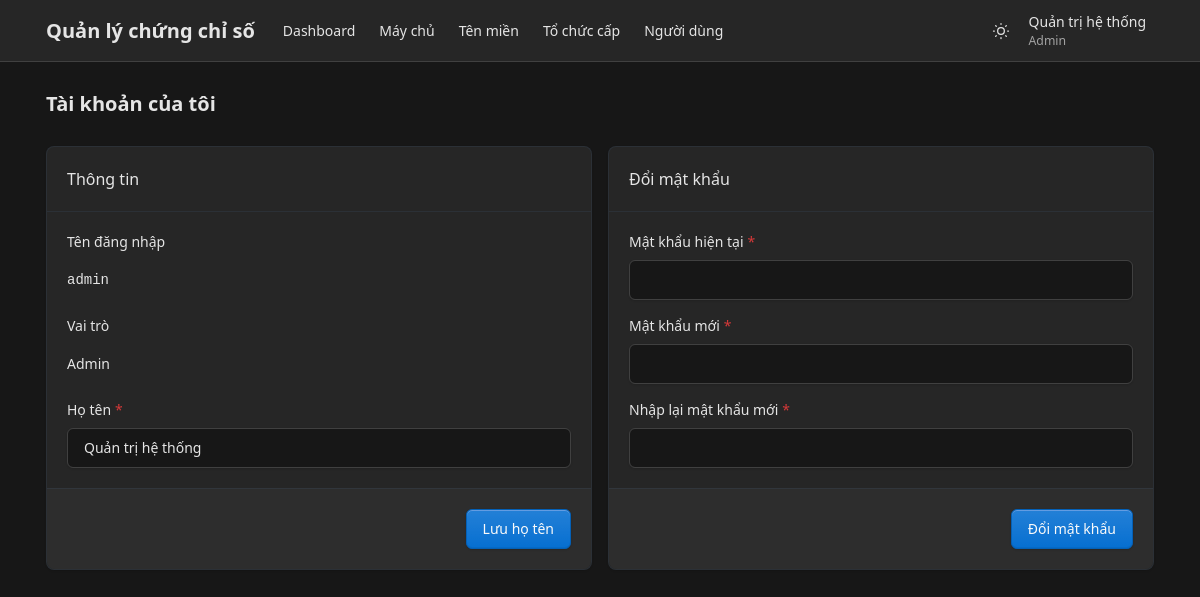
/admin/tai_khoan.php (signed in), run on the app's committed database.
### tables this page shows
CREATE TABLE users (
    id INT UNSIGNED AUTO_INCREMENT PRIMARY KEY,
    username VARCHAR(50) NOT NULL UNIQUE,
    password_hash VARCHAR(255) NOT NULL,
    full_name VARCHAR(100) NOT NULL,
    role_id INT UNSIGNED NOT NULL,
    is_locked TINYINT(1) NOT NULL DEFAULT 0,  
     
    failed_logins TINYINT UNSIGNED NOT NULL DEFAULT 0,
    locked_until DATETIME NULL,
    CONSTRAINT fk_users_role FOREIGN KEY (role_id) REFERENCES roles (id) ON DELETE RESTRICT
);

CREATE TABLE roles (
    id INT UNSIGNED AUTO_INCREMENT PRIMARY KEY,
    name VARCHAR(50) NOT NULL UNIQUE
);

### src/khoi_dong.php (called while the page is built, shortened)
<?php
require_once __DIR__ . '/../config/db.php';
require_once __DIR__ . '/auth.php';
function e(?string $chuoi): string
{
    return htmlspecialchars((string) $chuoi, ENT_QUOTES, 'UTF-8');
}
function url(string $duongDan): string
{
    $thuMucPublic = str_replace('\\', '/', realpath(__DIR__ . '/../public'));
    $gocWeb = str_replace('\\', '/', realpath($_SERVER['DOCUMENT_ROOT']));
    return substr($thuMucPublic, strlen($gocWeb)) . '/' . $duongDan;
}

### src/auth.php (called while the page is built, shortened)
<?php
function nguoiDungHienTai(PDO $pdo): ?array
{
    $cau = $pdo->prepare('SELECT u.id, u.username, u.full_name, r.name AS role_name
                          FROM users u JOIN roles r ON r.id = u.role_id
                          WHERE u.id = ? AND u.is_locked = 0');
    $cau->execute([$_SESSION['user_id']]);
    return $cau->fetch() ?: null;
}
function laAdmin(array $nguoi): bool
{
    return $nguoi['role_name'] === VAI_TRO_ADMIN;
}
function yeuCauDangNhap(PDO $pdo): array
{
    $nguoi = nguoiDungHienTai($pdo);
    return $nguoi;
}

### public/admin/tai_khoan.php (the view, shortened to what this page needs)
<?php
require __DIR__ . '/../../src/khoi_dong.php';
require __DIR__ . '/../../src/nguoi_dung.php';
$pdo = ketNoiCsdl();
$nguoi = yeuCauDangNhap($pdo);
$loi = [];
$hoTen = $nguoi['full_name'];
require __DIR__ . '/../../views/dau_trang.php';
?>
<div class="page-header d-print-none">
    <div class="container-xl">
        <h1 class="page-title">Tài khoản của tôi</h1>
    </div>
</div>
<div class="page-body">
    <div class="container-xl">
        <div class="row row-cards">
            <div class="col-lg-6">
                <form class="card" method="post" action="<?= e(url('admin/tai_khoan.php')) ?>" data-kiem-tra novalidate>
                    <div class="card-header"><h2 class="card-title">Thông tin</h2></div>
                    <div class="card-body">
                        <div class="mb-3">
                            <label class="form-label">Tên đăng nhập</label>
                            <div class="form-control-plaintext ma-so"><?= e($nguoi['username']) ?></div>
                        </div>
                        <div class="mb-3">
                            <label class="form-label">Vai trò</label>
                            <div class="form-control-plaintext"><?= e($nguoi['role_name']) ?></div>
                        </div>
                        <div>
                            <label class="form-label required" for="full_name">Họ tên</label>
                            <input class="form-control <?= isset($loi['full_name']) ? 'is-invalid' : '' ?>" id="full_name" name="full_name"
                                   value="<?= e($hoTen) ?>" required maxlength="100">
                        </div>
                    </div>
                    <div class="card-footer text-end">
                        <button type="submit" class="btn btn-primary">Lưu họ tên</button>
                    </div>
                </form>
            </div>
            <div class="col-lg-6">
                <form class="card" method="post" action="<?= e(url('admin/tai_khoan.php')) ?>" data-kiem-tra novalidate>
                    <div class="card-header"><h2 class="card-title">Đổi mật khẩu</h2></div>
                    <div class="card-body">
                        <div class="mb-3">
                            <label class="form-label required" for="password_cu">Mật khẩu hiện tại</label>
                            <input class="form-control <?= isset($loi['password_cu']) ? 'is-invalid' : '' ?>" id="password_cu" name="password_cu"
                                   type="password" required autocomplete="current-password">
                        </div>
                        <div class="mb-3">
                            <label class="form-label required" for="password">Mật khẩu mới</label>
                            <input class="form-control <?= isset($loi['password']) ? 'is-invalid' : '' ?>" id="password" name="password"
                                   type="password" required minlength="8" autocomplete="new-password">
                        </div>
                        <div>
                            <label class="form-label required" for="password2">Nhập lại mật khẩu mới</label>
                            <input class="form-control" id="password2" name="password2" type="password" required
                                   data-giong="password" autocomplete="new-password">
                        </div>
                    </div>
                    <div class="card-footer text-end">
                        <button type="submit" class="btn btn-primary">Đổi mật khẩu</button>
                    </div>
                </form>
            </div>
        </div>
    </div>
</div>
<?php require __DIR__ . '/../../views/cuoi_trang.php'; ?>

### views/dau_trang.php (shortened to what this page needs)
<?php
$nguoi ??= null;
$trangHienTai ??= '';
$coThanhRieng ??= false;
$nutGiaoDien = <<<'HTML'
<button type="button" class="nav-link px-2 bg-transparent border-0" data-doi-giao-dien
        title="Đổi giao diện sáng/tối" aria-label="Đổi giao diện sáng/tối">
    <svg class="icon hide-theme-dark" xmlns="http://www.w3.org/2000/svg" width="24" height="24" viewBox="0 0 24 24" fill="none" stroke="currentColor" stroke-width="2" stroke-linecap="round" stroke-linejoin="round" aria-hidden="true"><path d="M12 3c.132 0 .263 0 .393 0a7.5 7.5 0 0 0 7.92 12.446a9 9 0 1 1 -8.313 -12.454z"/></svg>
    <svg class="icon hide-theme-light" xmlns="http://www.w3.org/2000/svg" width="24" height="24" viewBox="0 0 24 24" fill="none" stroke="currentColor" stroke-width="2" stroke-linecap="round" stroke-linejoin="round" aria-hidden="true"><circle cx="12" cy="12" r="4"/><path d="M3 12h1m8 -9v1m8 8h1m-9 8v1m-6.4 -15.4l.7 .7m12.1 -.7l-.7 .7m0 11.4l.7 .7m-12.1 -.7l-.7 .7"/></svg>
</button>
HTML;
?>
<!doctype html>
<html lang="vi" data-bs-theme="dark">
<head>
    <link rel="stylesheet" href="<?= e(url('assets/tabler/tabler.min.css')) ?>">
    <link rel="stylesheet" href="<?= e(url('assets/app.css')) ?>">
</head>
<body>
<?php if ($nguoi === null && !$coThanhRieng): ?>
    <div class="position-absolute top-0 end-0 p-3"><?= $nutGiaoDien ?></div>
<?php elseif ($nguoi !== null): ?>
    <div class="page">
        <header class="navbar navbar-expand-md d-print-none">
            <div class="container-xl">
                <a class="navbar-brand me-3" href="<?= e(url('admin/index.php')) ?>">Quản lý chứng chỉ số</a>
                <div class="navbar-nav flex-row order-md-last align-items-center">
                    <?= $nutGiaoDien ?>
                    <div class="nav-item dropdown">
                        <a href="#" class="nav-link px-2" data-bs-toggle="dropdown" aria-label="Mở menu tài khoản">
                            <span>
                                <span class="d-block"><?= e($nguoi['full_name']) ?></span>
                                <span class="d-block small text-secondary"><?= e($nguoi['role_name']) ?></span>
                            </span>
                        </a>
                    </div>
                </div>
                <div class="collapse navbar-collapse" id="menu-chinh">
                    <ul class="navbar-nav">
                        <li class="nav-item <?= $trangHienTai === 'dashboard' ? 'active' : '' ?>">
                            <a class="nav-link" href="<?= e(url('admin/index.php')) ?>">Dashboard</a>
                        </li>
                        <li class="nav-item <?= $trangHienTai === 'may_chu' ? 'active' : '' ?>">
                            <a class="nav-link" href="<?= e(url('admin/may_chu.php')) ?>">Máy chủ</a>
                        </li>
                        <li class="nav-item <?= $trangHienTai === 'ten_mien' ? 'active' : '' ?>">
                            <a class="nav-link" href="<?= e(url('admin/ten_mien.php')) ?>">Tên miền</a>
                        </li>
                        <li class="nav-item <?= $trangHienTai === 'to_chuc_cap' ? 'active' : '' ?>">
                            <a class="nav-link" href="<?= e(url('admin/to_chuc_cap.php')) ?>">Tổ chức cấp</a>
                        </li>
                        <?php if (laAdmin($nguoi)): ?>
                            <li class="nav-item <?= $trangHienTai === 'nguoi_dung' ? 'active' : '' ?>">
                                <a class="nav-link" href="<?= e(url('admin/nguoi_dung.php')) ?>">Người dùng</a>
                            </li>
                        <?php endif; ?>
                    </ul>
                </div>
            </div>
        </header>
        <div class="page-wrapper">
<?php endif; ?>

### public/assets/app.css (style rules this page uses)
.ma-so { font-family: var(--tblr-font-monospace); }

### data on the page
users: full_name "Quản trị hệ thống", role.name "Admin", username "admin"
